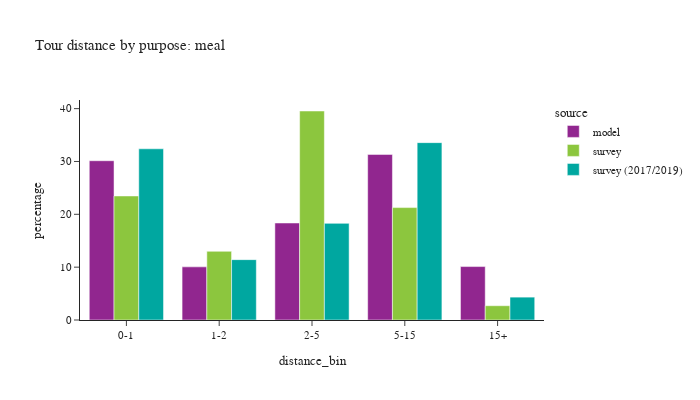

The code cell stored with this chart in its notebook:
### Code cell
plot_bins(tour, tour['pdpurp'] == 6, 'meal')

### Figure 1 — Plotly figure (JSON) as saved in the notebook; plotly's stock layout.template omitted (floating-point values rounded to 4 significant figures)
{"data": [{"alignmentgroup": "True", "customdata": [[14418], [4809], [8782], [14989], [4837]], "hovertemplate": "source=model<br>distance_bin=%{x}<br>percentage=%{y}<br>sample count=%{customdata[0]}<extra></extra>", "legendgroup": "model", "marker": {"color": "#91268F", "pattern": {"shape": ""}}, "name": "model", "offsetgroup": "model", "orientation": "v", "showlegend": true, "textposition": "auto", "type": "bar", "x": ["0-1", "1-2", "2-5", "5-15", "15+"], "xaxis": "x", "y": [30.14, 10.05, 18.36, 31.33, 10.11], "yaxis": "y"}, {"alignmentgroup": "True", "customdata": [[337], [132], [227], [136], [42]], "hovertemplate": "source=survey<br>distance_bin=%{x}<br>percentage=%{y}<br>sample count=%{customdata[0]}<extra></extra>", "legendgroup": "survey", "marker": {"color": "#8CC63E", "pattern": {"shape": ""}}, "name": "survey", "offsetgroup": "survey", "orientation": "v", "showlegend": true, "textposition": "auto", "type": "bar", "x": ["0-1", "1-2", "2-5", "5-15", "15+"], "xaxis": "x", "y": [23.47, 13.0, 39.55, 21.27, 2.702], "yaxis": "y"}, {"alignmentgroup": "True", "customdata": [[617], [185], [230], [135], [30]], "hovertemplate": "source=survey (2017/2019)<br>distance_bin=%{x}<br>percentage=%{y}<br>sample count=%{customdata[0]}<extra></extra>", "legendgroup": "survey (2017/2019)", "marker": {"color": "#00A7A0", "pattern": {"shape": ""}}, "name": "survey (2017/2019)", "offsetgroup": "survey (2017/2019)", "orientation": "v", "showlegend": true, "textposition": "auto", "type": "bar", "x": ["0-1", "1-2", "2-5", "5-15", "15+"], "xaxis": "x", "y": [32.4, 11.42, 18.29, 33.57, 4.327], "yaxis": "y"}], "layout": {"barmode": "group", "font": {"size": 11}, "height": 400, "legend": {"title": {"text": "source"}, "tracegroupgap": 0}, "title": {"text": "Tour distance by purpose: meal"}, "width": 700, "xaxis": {"anchor": "y", "domain": [0.0, 1.0], "title": {"text": "distance_bin"}}, "yaxis": {"anchor": "x", "domain": [0.0, 1.0], "title": {"text": "percentage"}}}}
